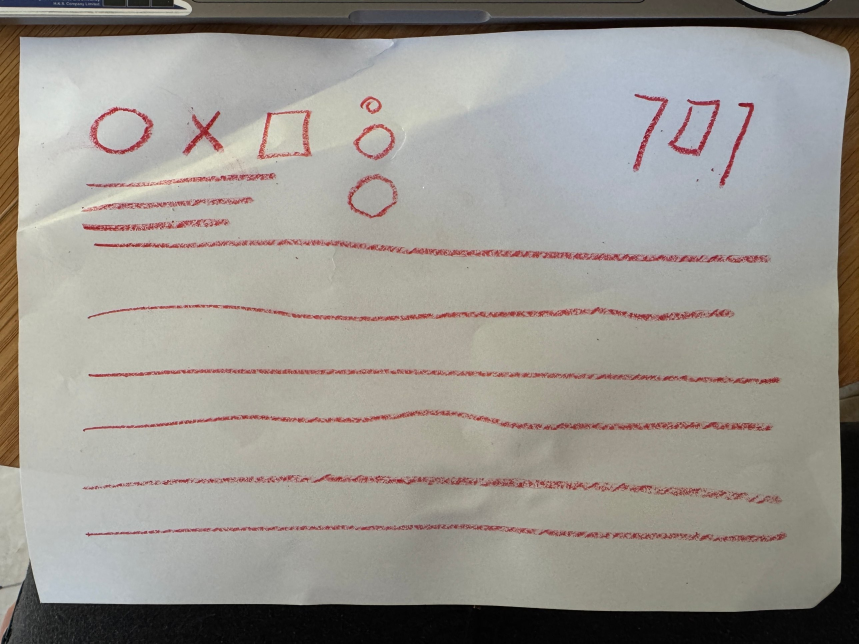
#> input picture raw/handwriting/lines-shapes-upright.jpg, 2576 x 1932 px, found by its file name (shown at 1/3 size); the run also reads 1 picture not shown here
$ python marks.py
#> lines starting #> are read from the running program, lines starting #| are printed output that depends on the picture; after the words box and inside, x2 and y2 are one past the last pixel; in counts of white or black regions, pixels touching at a corner belong together
"""Second sheet, red crayon (raw/handwriting/lines-shapes-upright.jpg): the final letters ך ם ן, lines and shapes.
- The three final letters are added to assets/hand-glyphs.png, scaled to sit with the blue alphabet.
- Lines and shapes go to assets/hand-marks.png + .json (white strokes on transparent), for the route.
Run from the repo root."""
import json, numpy as np
from PIL import Image, ImageFilter
from scipy import ndimage as ndi
a = np.asarray(Image.open("raw/handwriting/lines-shapes-upright.jpg").convert("RGB")).astype(np.int16)
R, G, B = a[..., 0], a[..., 1], a[..., 2]
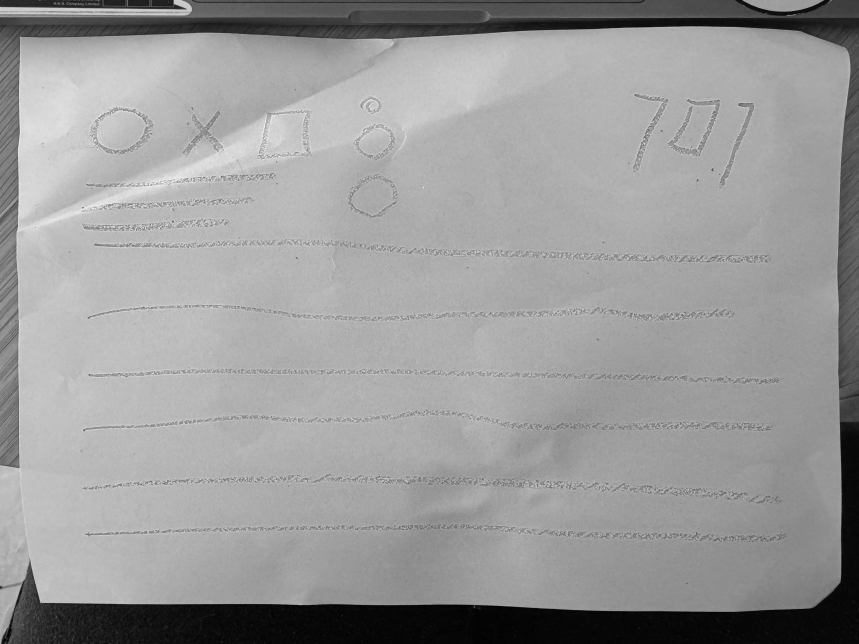
#> R: shape (1932, 2576) int16 (shown at 1/3 size); min 0, max 255, mean 154.2
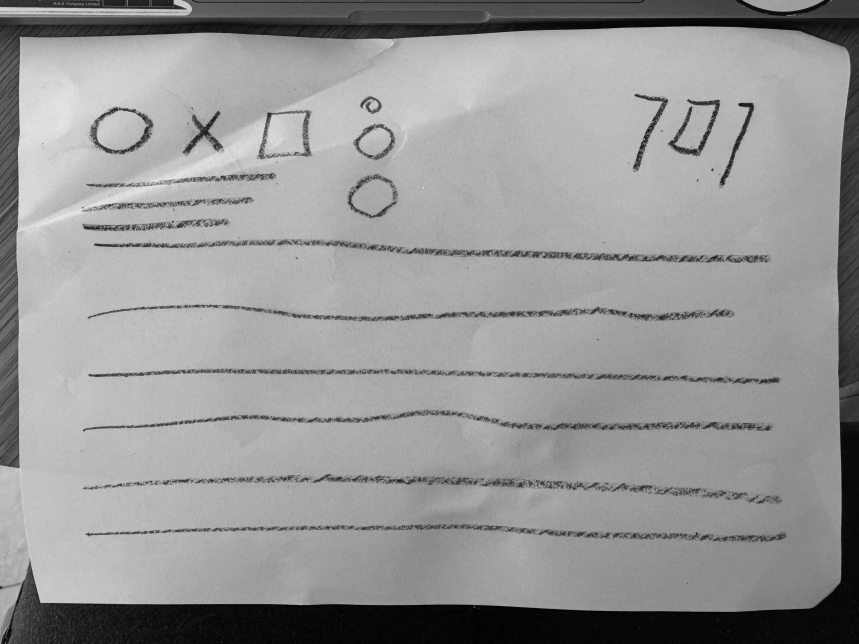
#> G: shape (1932, 2576) int16 (shown at 1/3 size); min 0, max 255, mean 150
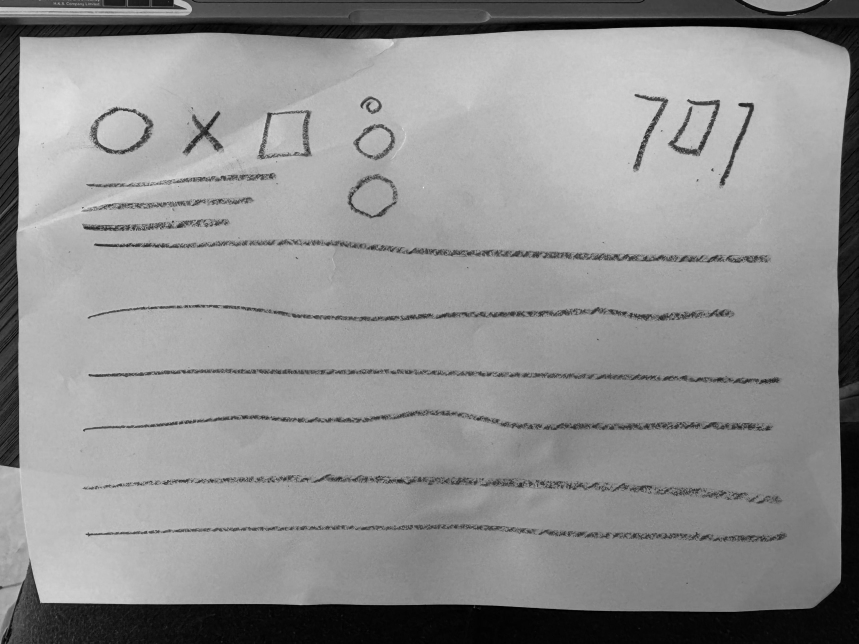
#> B: shape (1932, 2576) int16 (shown at 1/3 size); min 0, max 253, mean 143.5
ink = ndi.binary_opening((R - G > 45) & (R - B > 25), iterations=1)
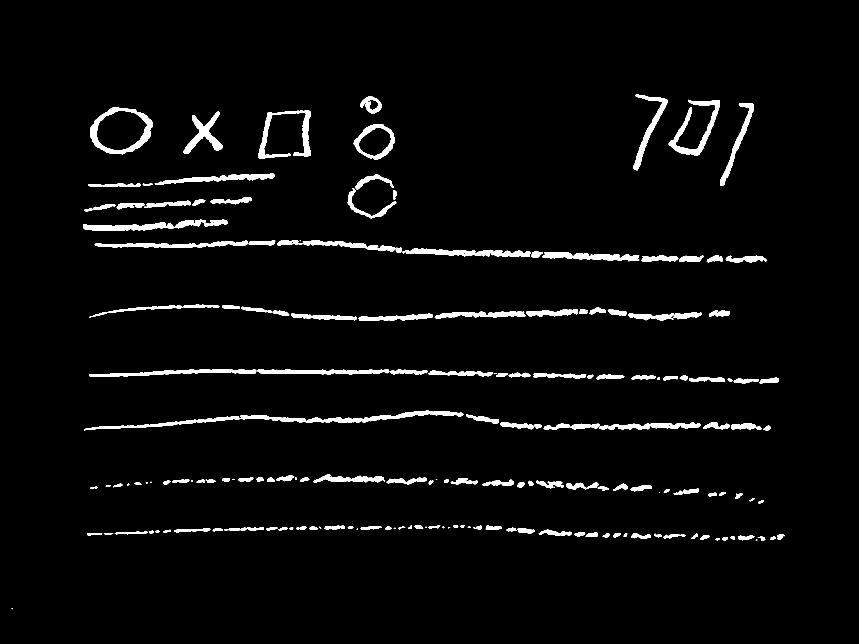
#> ink: shape (1932, 2576) bool (shown at 1/3 size); 3.3% white; 187 white regions (15 under 20 px), largest, box (x1, y1, x2, y2) and area: (252, 1232, 1391, 1292) 10577, (271, 321, 459, 463) 6522, (249, 657, 683, 693) 6101
soft = np.clip((R - G - 25) / 55.0, 0, 1) * ndi.binary_dilation(ink, iterations=3)
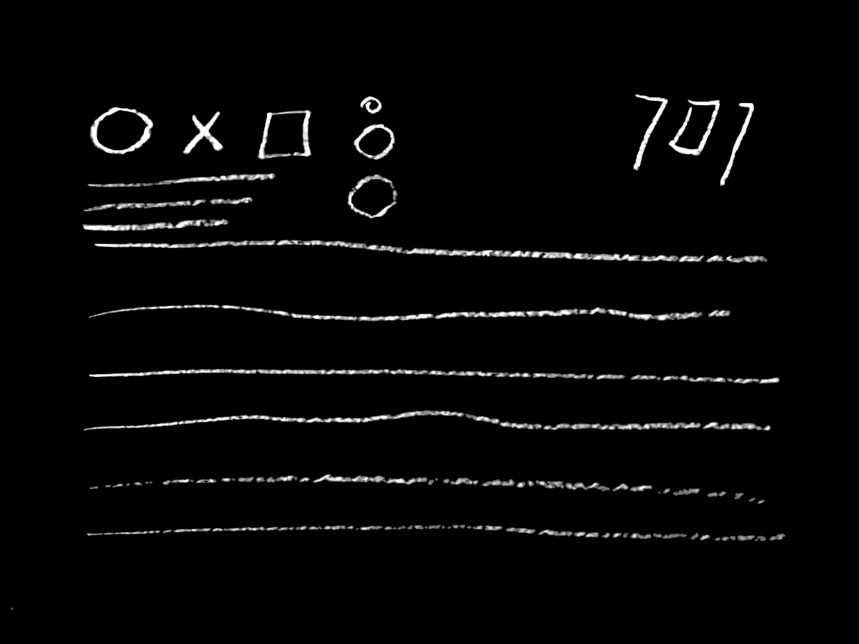
#> soft: shape (1932, 2576) float64 (shown at 1/3 size); min 0, max 1, mean 0.0268

def cut(x0, y0, x1, y1, clean=False):
    g = soft[y0:y1, x0:x1].copy()
    if clean:                                          # drop crumbs of crayon next to a letter
        lab, n = ndi.label(ndi.binary_dilation(g > .15, iterations=4))
        sizes = ndi.sum(g > .15, lab, range(1, n + 1))
        g *= np.isin(lab, [i + 1 for i, v in enumerate(sizes) if v > .2 * sizes.max()])
    ys, xs = np.nonzero(g > .15)
    g = g[ys.min():ys.max() + 1, xs.min():xs.max() + 1]
    return Image.fromarray((g * 255).astype(np.uint8))

# boxes found by segmenting the sheet (x0, y0, x1, y1), with margins
FINALS = {"ך": (1870, 255, 2030, 540), "ם": (1985, 280, 2185, 490), "ן": (2135, 285, 2290, 590)}
MARKS = {
    "circle": (245, 295, 485, 490), "x": (525, 310, 695, 490), "square": (750, 305, 960, 505),
    "circle-s": (1060, 265, 1170, 370), "circle-m": (1035, 350, 1210, 505), "circle-l": (1015, 500, 1220, 680),
    "short-1": (230, 500, 850, 580), "short-2": (230, 578, 780, 650), "short-3": (230, 640, 710, 712),
    "line-1": (230, 700, 2340, 805), "line-2": (230, 890, 2340, 985), "line-3": (230, 1085, 2360, 1172),
    "line-4": (230, 1212, 2340, 1312), "line-5": (230, 1400, 2340, 1495), "line-6": (230, 1555, 2360, 1640),
}
# the short lines sit close to the shapes: keep only what is inside each line's own band
# ---- final letters, into the glyph atlas ----
atlas = Image.open("assets/hand-glyphs.png"); meta = json.load(open("assets/hand-glyphs.json"))
#> (the run stopped early here; a loop or call above may not have finished)
